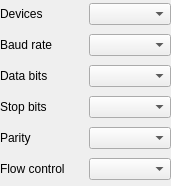
<?xml version="1.0" encoding="UTF-8"?>
<ui version="4.0">
 <class>SAKBlePeripheralToolBoxUiController</class>
 <widget class="QWidget" name="SAKBlePeripheralToolBoxUiController">
  <property name="geometry">
   <rect>
    <x>0</x>
    <y>0</y>
    <width>171</width>
    <height>186</height>
   </rect>
  </property>
  <property name="windowTitle">
   <string/>
  </property>
  <layout class="QGridLayout" name="gridLayout">
   <property name="leftMargin">
    <number>0</number>
   </property>
   <property name="topMargin">
    <number>0</number>
   </property>
   <property name="rightMargin">
    <number>0</number>
   </property>
   <property name="bottomMargin">
    <number>0</number>
   </property>
   <item row="0" column="1">
    <widget class="QComboBox" name="comboBoxPortNames"/>
   </item>
   <item row="0" column="0">
    <widget class="QLabel" name="label_2">
     <property name="text">
      <string>Devices</string>
     </property>
    </widget>
   </item>
   <item row="2" column="1">
    <widget class="QComboBox" name="comboBoxDataBits"/>
   </item>
   <item row="3" column="1">
    <widget class="QComboBox" name="comboBoxStopBits"/>
   </item>
   <item row="4" column="1">
    <widget class="QComboBox" name="comboBoxParity"/>
   </item>
   <item row="1" column="1">
    <widget class="QComboBox" name="comboBoxBaudRate"/>
   </item>
   <item row="5" column="1">
    <widget class="QComboBox" name="comboBoxFlowControl"/>
   </item>
   <item row="1" column="0">
    <widget class="QLabel" name="label">
     <property name="text">
      <string>Baud rate</string>
     </property>
    </widget>
   </item>
   <item row="2" column="0">
    <widget class="QLabel" name="label_3">
     <property name="text">
      <string>Data bits</string>
     </property>
    </widget>
   </item>
   <item row="3" column="0">
    <widget class="QLabel" name="label_4">
     <property name="text">
      <string>Stop bits</string>
     </property>
    </widget>
   </item>
   <item row="4" column="0">
    <widget class="QLabel" name="label_5">
     <property name="text">
      <string>Parity</string>
     </property>
    </widget>
   </item>
   <item row="5" column="0">
    <widget class="QLabel" name="label_6">
     <property name="text">
      <string>Flow control</string>
     </property>
    </widget>
   </item>
  </layout>
 </widget>
 <resources/>
 <connections/>
</ui>
